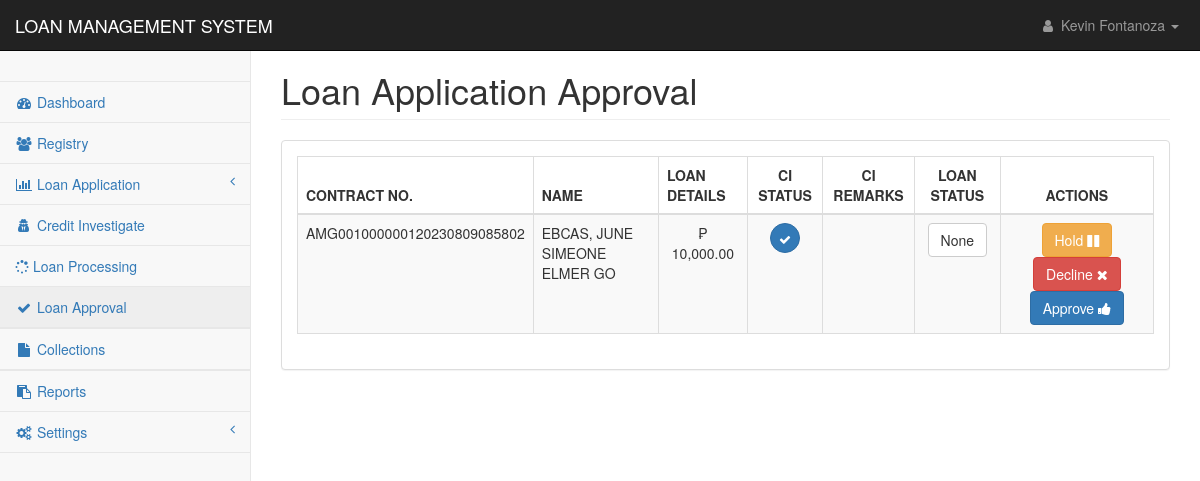
The page /pages/loan_approval.php (signed in) on the database as committed earlier.
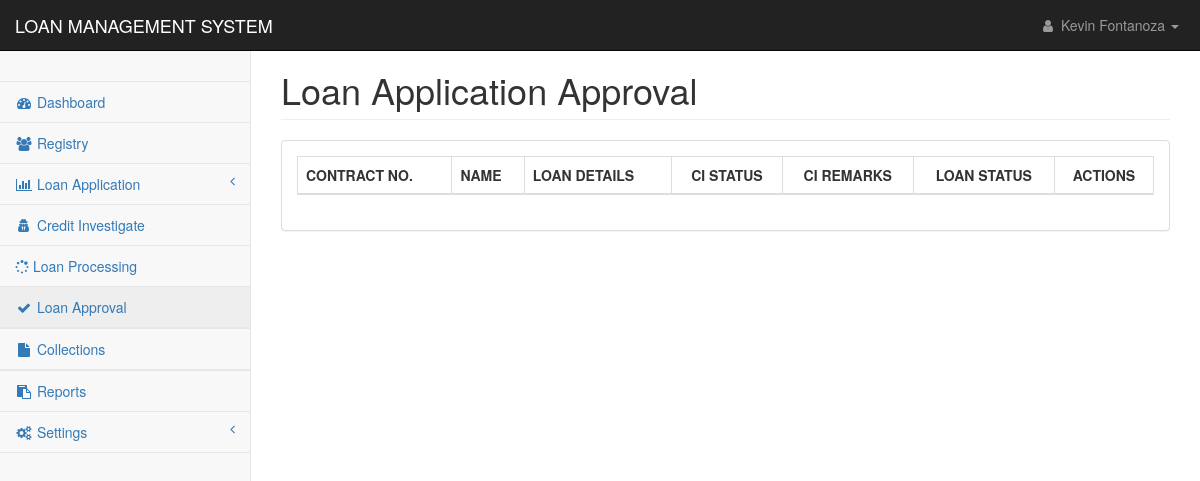
The same page on the database as committed later.
### tables this page shows
CREATE TABLE `loan_applications` (
  `loan_id` int(11) NOT NULL,
  `contract_no` text NOT NULL,
  `client_id` text NOT NULL,
  `loan_type` int(11) NOT NULL,
  `loan_duration` int(11) NOT NULL,
  `loan_amount` double NOT NULL,
  `interest_amount` double NOT NULL,
  `other_fee` double NOT NULL,
  `total_cashout` double NOT NULL,
  `monthly_amortization` int(11) NOT NULL,
  `mop` text NOT NULL,
  `ob` double NOT NULL,
  `udi_percentage` int(11) NOT NULL,
  `udi_value` double NOT NULL,
  `interest_percentage` int(11) NOT NULL,
  `application_date` datetime NOT NULL DEFAULT current_timestamp(),
  `ci_status` int(11) NOT NULL,
  `ci_by` text NOT NULL,
  `ci_remarks` text NOT NULL,
  `ci_date` datetime DEFAULT NULL,
  `approval` int(11) NOT NULL,
  `processed_by` text NOT NULL,
  `date_flagged` datetime DEFAULT NULL,
  `remarks` text NOT NULL,
  `paid` int(11) NOT NULL,
  `loan_status` text NOT NULL,
  `effective_date` date NOT NULL
);

CREATE TABLE `applicants_personal` (
  `applicant_id` int(11) NOT NULL,
  `applicant_code` text NOT NULL,
  `firstname` text NOT NULL,
  `middlename` text NOT NULL,
  `lastname` text NOT NULL,
  `suffix` text NOT NULL,
  `nickname` text NOT NULL,
  `age` text NOT NULL,
  `gender` text NOT NULL,
  `contact1` text NOT NULL,
  `mstatus` text NOT NULL,
  `dob1` date NOT NULL,
  `pob1` text NOT NULL,
  `block1` text NOT NULL,
  `street1` text NOT NULL,
  `phase1` text NOT NULL,
  `brgy1` text NOT NULL,
  `city1` text NOT NULL,
  `province1` text NOT NULL,
  `map_url` text NOT NULL,
  `residence1` text NOT NULL,
  `lwith1` text NOT NULL,
  `block2` text NOT NULL,
  `street2` text NOT NULL,
  `phase2` text NOT NULL,
  `brgy2` text NOT NULL,
  `city2` text NOT NULL,
  `province2` text NOT NULL,
  `residence2` text NOT NULL,
  `lwith2` text NOT NULL,
  `mothername` text NOT NULL,
  `mothercon` text NOT NULL,
  `fathername` text NOT NULL,
  `fathercon` text NOT NULL,
  `file` text NOT NULL,
  `date_encoded` date NOT NULL
);

### pages/loan_approval.php (the view, shortened to what the changed rows need)
<?php
include('../config/conn.php');
?>
<!DOCTYPE html>
<html lang="en">
<head>
    <link href="../css/bootstrap.min.css" rel="stylesheet">
    <link href="../css/metisMenu.min.css" rel="stylesheet">
    <link href="../css/dataTables/dataTables.bootstrap.css" rel="stylesheet">
    <link href="../css/dataTables/dataTables.responsive.css" rel="stylesheet">
    <link href="../css/startmin.css" rel="stylesheet">
    <link href="../css/font-awesome.min.css" rel="stylesheet" type="text/css">
</head>
<body>
    <div id="wrapper">
        <?php include('nav.php');?>
        <div id="page-wrapper">
            <div class="container-fluid">
                <div class="row">
                    <div class="col-lg-12">
                        <h1 class="page-header">Loan Application Approval</h1>
                    </div>
                </div>
                <div class="row">
                    <div class="col-lg-12">
                        <div class="panel panel-default">
                            <div class="panel-body">
                                <div class="table-responsive">
                                    <table class="table table-striped table-bordered table-hover"
                                        id="dataTables-example">
                                        <thead>
                                            <tr>
                                                <th>CONTRACT NO.</th>
                                                <th>NAME</th>
                                                <th>LOAN DETAILS</th>
                                                <th class="text-center">CI STATUS</th>
                                                <th class="text-center">CI REMARKS</th>
                                                <th class="text-center">LOAN STATUS</th>
                                                <th class="text-center">ACTIONS</th>
                                            </tr>
                                        </thead>
                                        <tbody>
                                            <?php
                                                    $sql ="SELECT * FROM loan_applications
                                                    INNER JOIN applicants_personal
                                                    ON applicants_personal.applicant_code = loan_applications.client_id
                                                    WHERE approval=0 AND ci_status != 0 ORDER BY applicants_personal.lastname ASC";
                                                    $res = mysqli_query($con,$sql);
                                                        if(mysqli_num_rows($res) > 0){
                                                            while($row = mysqli_fetch_assoc($res)) {
                                                                ?><tr class="odd gradeX">
                                                <td><?php echo $row['contract_no'];?></td>
                                                <td><?php echo $row['lastname'].', '.$row['firstname'].' '.$row['suffix'].' '.$row['middlename'];?>
                                                </td>
                                                <td class="text-center">₱
                                                    <?php echo number_format($row['loan_amount'],2);?></td>
                                                <td style="text-align:center">
                                                    <?php
                                                    if($row['ci_status']==1){
                                                            echo '<button type="button" class="btn btn-primary btn-circle"><i class="fa fa-check"></i></button>';}
                                                    else{
                                                            echo '<button type="button" class="btn btn-danger btn-circle"><i class="fa fa-times"></i></button>';
                                                        }
                                                    ?>
                                                </td>
                                                <td style="text-align:center">
                                                </td>
                                                <td style="text-align:center">
                                                    <?php
                                                    if($row['remarks']== "approved"){
                                                        echo '<button type="button" class="btn btn-primary"> Approved</button>';
                                                    }else if($row['remarks']== "decline"){
                                                        echo '<button type="button" class="btn btn-danger"> Declined</button>';
                                                    }else if($row['remarks']== "hold"){
                                                        echo '<button type="button" class="btn btn-warning"> On Hold</button>';
                                                    }else{
                                                        echo '<span class="btn btn-default"> None </span>';
                                                    }
                                                    ?>
                                                </td>
                                                <td class="text-center">
                                                    <button type="button" class="btn btn-warning btn-sml"
                                                        data-target="#hold-<?= $row['contract_no'] ?>"
                                                        data-toggle="modal">
                                                        Hold <i class="fa fa-pause" aria-hidden="true"
                                                            title="Copy to use save"></i></button>
                                                    <button type="button" class="btn btn-danger btn-sml"
                                                        data-target="#decline-<?= $row['contract_no'] ?>"
                                                        data-toggle="modal">
                                                        Decline <i class="fa fa-times" aria-hidden="true"
                                                            title="Copy to use save"></i></button>
                                                    <button type="button" class="btn btn-primary btn-sml"
                                                        data-target="#approve-<?= $row['contract_no'] ?>"
                                                        data-toggle="modal">
                                                        Approve <i class="fa fa-thumbs-up" aria-hidden="true"
                                                            title="Copy to use save"></i></button>
                                                </td>
                                            </tr><?php
                                                            }
                                                        }
                                                ?>
                                        </tbody>
                                    </table>
                                </div>
                            </div>
                        </div>
                    </div>
                </div>
            </div>
        </div>
    </div>
</body>
</html>

### pages/nav.php (shortened to what the changed rows need)
<nav class="navbar navbar-inverse navbar-fixed-top" role="navigation">
    <div class="navbar-header">
        <a class="navbar-brand" href="index.php">LOAN MANAGEMENT SYSTEM</a>
    </div>
</nav>

Rows that differ between the two databases and show on the page:
no longer on this page (row edited): loan_applications: contract_no "AMG001000000120230809085802", applicants_personal.lastname "EBCAS", applicants_personal.firstname "JUNE SIMEONE ELMER", applicants_personal.middlename "GO", loan_amount "10,000.00", ci_status 1 (drawn), remarks "None"
